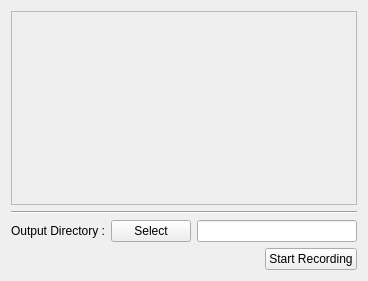
<?xml version="1.0" encoding="UTF-8"?>
<ui version="4.0">
 <class>Recording</class>
 <widget class="QWidget" name="Recording">
  <property name="geometry">
   <rect>
    <x>0</x>
    <y>0</y>
    <width>368</width>
    <height>281</height>
   </rect>
  </property>
  <property name="mouseTracking">
   <bool>false</bool>
  </property>
  <layout class="QGridLayout" name="gridLayout">
   <item row="0" column="0">
    <layout class="QVBoxLayout" name="verticalLayout">
     <item>
      <widget class="QFrame" name="virtualCameraFrame">
       <property name="sizePolicy">
        <sizepolicy hsizetype="Expanding" vsizetype="Expanding">
         <horstretch>0</horstretch>
         <verstretch>0</verstretch>
        </sizepolicy>
       </property>
       <property name="minimumSize">
        <size>
         <width>0</width>
         <height>0</height>
        </size>
       </property>
       <property name="frameShape">
        <enum>QFrame::StyledPanel</enum>
       </property>
       <property name="frameShadow">
        <enum>QFrame::Raised</enum>
       </property>
       <layout class="QHBoxLayout" name="horizontalLayout_5">
        <property name="leftMargin">
         <number>0</number>
        </property>
        <property name="topMargin">
         <number>0</number>
        </property>
        <property name="rightMargin">
         <number>0</number>
        </property>
        <property name="bottomMargin">
         <number>0</number>
        </property>
        <item>
         <layout class="QHBoxLayout" name="horizontalLayout_4"/>
        </item>
       </layout>
      </widget>
     </item>
     <item>
      <widget class="Line" name="line_5">
       <property name="orientation">
        <enum>Qt::Horizontal</enum>
       </property>
      </widget>
     </item>
     <item>
      <layout class="QHBoxLayout" name="horizontalLayout_3">
       <item>
        <widget class="QLabel" name="label">
         <property name="text">
          <string>Output Directory :</string>
         </property>
        </widget>
       </item>
       <item>
        <widget class="QPushButton" name="btnSelectOutputFolder">
         <property name="text">
          <string>Select</string>
         </property>
        </widget>
       </item>
       <item>
        <widget class="QLineEdit" name="outputFolder"/>
       </item>
      </layout>
     </item>
     <item>
      <layout class="QHBoxLayout" name="horizontalLayout">
       <item>
        <spacer name="horizontalSpacer">
         <property name="orientation">
          <enum>Qt::Horizontal</enum>
         </property>
         <property name="sizeHint" stdset="0">
          <size>
           <width>40</width>
           <height>20</height>
          </size>
         </property>
        </spacer>
       </item>
       <item>
        <spacer name="horizontalSpacer_2">
         <property name="orientation">
          <enum>Qt::Horizontal</enum>
         </property>
         <property name="sizeHint" stdset="0">
          <size>
           <width>40</width>
           <height>20</height>
          </size>
         </property>
        </spacer>
       </item>
       <item>
        <widget class="QPushButton" name="btnStartStopRecord">
         <property name="text">
          <string>Start Recording</string>
         </property>
         <property name="checkable">
          <bool>false</bool>
         </property>
         <property name="checked">
          <bool>false</bool>
         </property>
        </widget>
       </item>
      </layout>
     </item>
    </layout>
   </item>
  </layout>
 </widget>
 <resources/>
 <connections/>
</ui>
